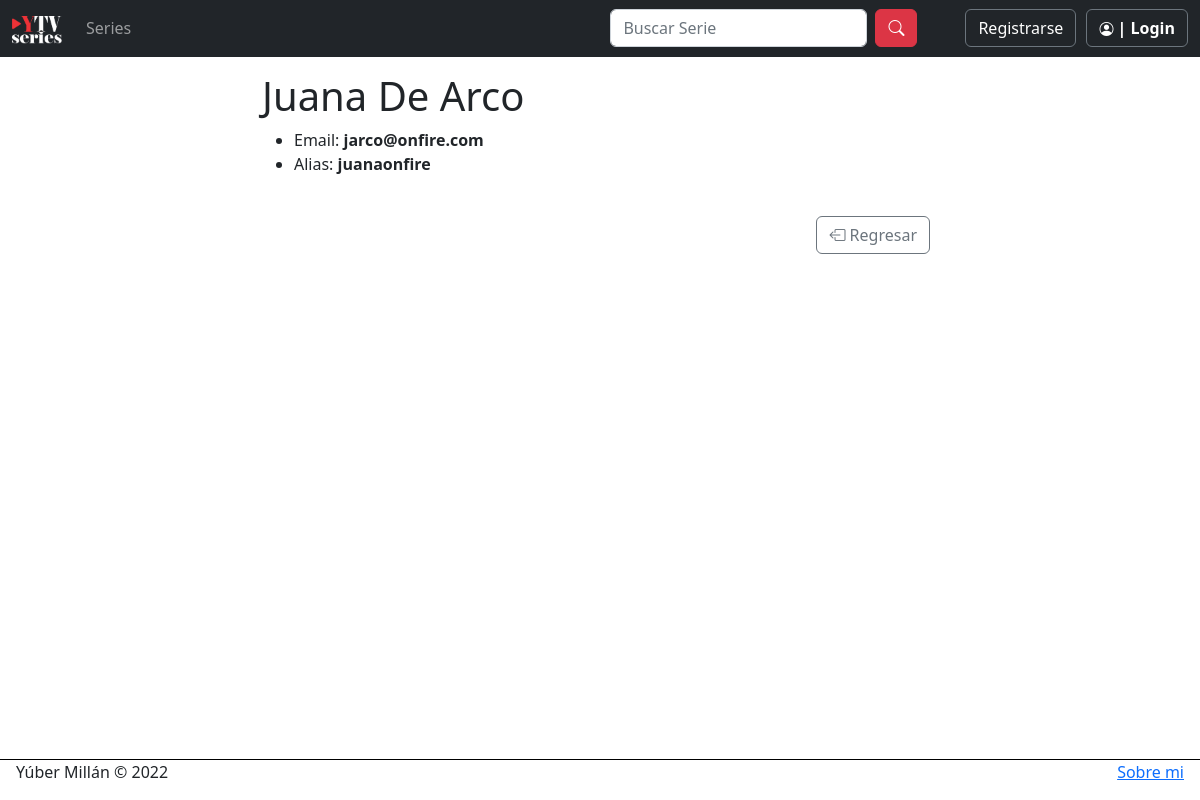
The app's page /usuarios/binger/4 with its own data.
### usuarios/models.py (models this page shows, shortened)
class Binger(models.Model):
    nombre = models.CharField(max_length=50)
    apellido = models.CharField(max_length=50)
    email = models.EmailField()
    alias = models.CharField(max_length=20)

### usuarios/views.py (the view)
# urls.py: path("binger/<id>", views.ver_bingers, name="VerBinger"),
def ver_bingers(request, id):
    user = Binger.objects.get(id=id)
    return render(request, "usuarios/ver_binger.html", {"binger": user})

### usuarios/templates/usuarios/ver_binger.html
{% extends 'layout.html' %}
{% block contenido %}
<h1>{{ binger.nombre }} {{ binger.apellido }}</h1>
<ul>
    <li>Email:  <b>{{ binger.email }}</b></li>
    <li>Alias:  <b>{{ binger.alias }}</b></li>
</ul>
<div class="py-4" style="float: right; margin-right: 8px;"><a class="btn btn-outline-secondary" href="{% url 'ListaBingers' %}"><i class="bi bi-box-arrow-left"></i> Regresar</a></div>
{% endblock contenido %}

### records on screen
Binger: nombre "Juana", apellido "De Arco", email "jarco@onfire.com", alias "juanaonfire"
